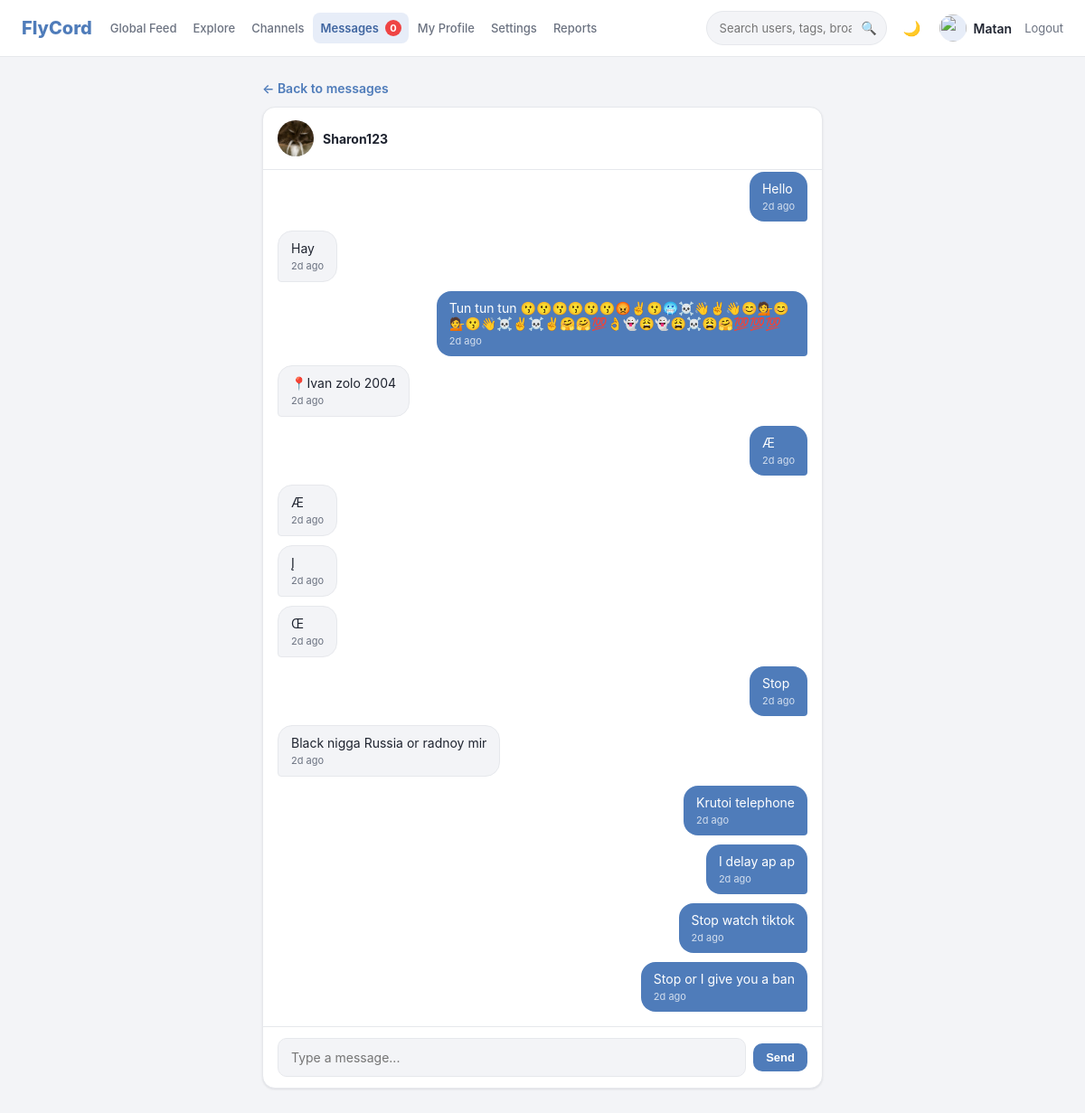
Screenshot of /messages/Sharon123 (signed in) with the database file from the repository.
### tables this page shows
CREATE TABLE users (
            id INTEGER PRIMARY KEY AUTOINCREMENT,
            username TEXT UNIQUE NOT NULL,
            password_hash TEXT NOT NULL,
            avatar TEXT NOT NULL DEFAULT '🦁',
            avatar_image_filename TEXT,
            bio TEXT NOT NULL DEFAULT '',
            created_at TEXT NOT NULL
        , banned_until TEXT, is_verified INTEGER NOT NULL DEFAULT 0);

CREATE TABLE messages (
            id INTEGER PRIMARY KEY AUTOINCREMENT,
            sender_id INTEGER NOT NULL REFERENCES users(id) ON DELETE CASCADE,
            receiver_id INTEGER NOT NULL REFERENCES users(id) ON DELETE CASCADE,
            content TEXT NOT NULL DEFAULT '',
            created_at TEXT NOT NULL,
            is_read INTEGER NOT NULL DEFAULT 0
        );

### app.py (the view)
@app.route("/messages/<username>")
@login_required
def message_thread(username):
    db = get_db()
    uid = session["user_id"]
    partner = db.execute("SELECT * FROM users WHERE username = ?", (username,)).fetchone()
    if partner is None:
        abort(404)
    if partner["id"] == uid:
        abort(404)
    msgs = db.execute(
        """
        SELECT m.*, u.username, u.avatar FROM messages m
        JOIN users u ON u.id = m.sender_id
        WHERE (m.sender_id = ? AND m.receiver_id = ?)
           OR (m.sender_id = ? AND m.receiver_id = ?)
        ORDER BY m.created_at ASC
        """,
        (uid, partner["id"], partner["id"], uid),
    ).fetchall()
    db.execute(
        "UPDATE messages SET is_read = 1 WHERE sender_id = ? AND receiver_id = ? AND is_read = 0",
        (partner["id"], uid),
    )
    db.commit()
    last_id = msgs[-1]["id"] if msgs else 0
    return render_template(
        "message_thread.html", partner=partner, messages=msgs,
        last_id=last_id, max_len=MESSAGE_MAX_LEN,
    )

### app.py (called while the page is built, shortened)
def get_db():
    if "db" not in g:
        g.db = sqlite3.connect(DB_PATH)
        g.db.row_factory = sqlite3.Row
        g.db.execute("PRAGMA foreign_keys = ON")
    return g.db

def login_required(view):
    @wraps(view)
    def wrapped(*args, **kwargs):
        if not session.get("user_id"):
            flash("Please log in first.", "error")
            return redirect(url_for("login", next=request.path))
        user = current_user()
        if user is None:
            session.clear()
            flash("Your session expired — please log in again.", "error")
            return redirect(url_for("login", next=request.path))
        if is_user_banned(user):
            session.clear()
            flash(ban_message(user), "error")
            return redirect(url_for("login", next=request.path))
        return view(*args, **kwargs)
    return wrapped

def current_user():
    if "user_id" not in session:
        return None
    db = get_db()
    return db.execute(
        "SELECT * FROM users WHERE id = ?", (session["user_id"],)
    ).fetchone()

def is_admin_user(user):
    return bool(user) and user["username"] in ADMIN_USERNAMES

def is_verified_user(user):
    return bool(user) and bool(user["is_verified"])

def can_create_tags(user):
    return is_admin_user(user) or is_verified_user(user)

def can_create_channels(user):
    return is_admin_user(user) or is_verified_user(user)

def is_user_banned(user):
    if not user or not user["banned_until"]:
        return False

@app.context_processor
def inject_user():
    user = current_user()
    admin = is_admin_user(user)
    open_report_count = 0
    if admin:
        open_report_count = get_db().execute(
            "SELECT COUNT(*) c FROM reports WHERE status = 'open'"
        ).fetchone()["c"]
    return {
        "current_user": user,
        "is_admin": admin,
        "is_verified": is_verified_user(user),
        "can_create_tags": can_create_tags(user),
        "can_create_channels": can_create_channels(user),
        "admin_usernames": ADMIN_USERNAMES,
        "admin_open_report_count": open_report_count,
        "dark_theme": request.cookies.get("flycord_theme") == "dark",
    }

def versioned_static(filename):
    path = os.path.join(app.static_folder, filename)
    try:
        version = int(os.path.getmtime(path))
    except OSError:
        version = 0
    return f"{url_for('static', filename=filename)}?v={version}"

### templates/message_thread.html (shortened to what this page needs)
{% extends "base.html" %}
{% block content %}
<div class="grid grid-single">
  <section class="col-center">
    <a href="{{ url_for('messages_inbox') }}" class="back-link">← Back to messages</a>
    <div class="card chat-card">
      <div class="chat-header">
        {{ avatar_html(partner, 'avatar-md') }}
        <a class="post-username" href="{{ url_for('user_profile', username=partner['username']) }}">{{ partner['username'] }}</a>
      </div>
      <div class="chat-messages" id="chat-messages" data-partner="{{ partner['username'] }}" data-last-id="{{ last_id }}">
        {% for m in messages %}
        <div class="chat-bubble {{ 'mine' if m['sender_id'] == current_user['id'] else 'theirs' }}" data-msg-id="{{ m['id'] }}">
          {% if m['content'] %}<div class="bubble-text">{{ m['content'] }}</div>{% endif %}
          <div class="bubble-time">{{ m['created_at'] | time_ago }}</div>
        </div>
        {% else %}
        <div class="muted small" id="no-messages">Say hi to {{ partner['username'] }} 👋</div>
        {% endfor %}
      </div>
      <form method="post" action="{{ url_for('send_message', username=partner['username']) }}" id="chat-form" class="chat-form">
        <div class="chat-input-row">
          <input type="text" name="content" id="chat-input" maxlength="{{ max_len }}" placeholder="Type a message...">
          <button type="submit" class="btn btn-primary btn-small">Send</button>
        </div>
      </form>
    </div>
  </section>
</div>
{% endblock %}

### templates/base.html (shortened to what this page needs)
<!doctype html>
<html lang="en" class="{{ 'dark' if dark_theme else '' }}">
<head>
  <link rel="stylesheet" href="{{ versioned_static('css/style.css') }}">
</head>
<body>
  <header class="navbar">
    <div class="navbar-inner">
      <a class="brand" href="{{ url_for('feed') }}">FlyCord</a>
      {% if current_user %}
      <nav class="nav-links">
        <a class="nav-link {% if request.endpoint == 'feed' %}active{% endif %}" href="{{ url_for('feed') }}">Global Feed</a>
        <a class="nav-link {% if request.endpoint == 'explore' %}active{% endif %}" href="{{ url_for('explore') }}">Explore</a>
        <a class="nav-link {% if request.endpoint == 'channels_list' %}active{% endif %}" href="{{ url_for('channels_list') }}">Channels</a>
        <a class="nav-link {% if request.endpoint in ['messages_inbox','message_thread'] %}active{% endif %}" href="{{ url_for('messages_inbox') }}">
          Messages
          <span id="unread-badge" class="unread-badge" hidden>0</span>
        </a>
        <a class="nav-link {% if request.endpoint in ['profile_redirect','user_profile'] %}active{% endif %}" href="{{ url_for('profile_redirect') }}">My Profile</a>
        <a class="nav-link {% if request.endpoint == 'settings' %}active{% endif %}" href="{{ url_for('settings') }}">Settings</a>
        {% if is_admin %}
        <a class="nav-link {% if request.endpoint == 'admin_reports' %}active{% endif %}" href="{{ url_for('admin_reports') }}">
          Reports
        </a>
        {% endif %}
      </nav>
      <form class="search-form" action="{{ url_for('search') }}" method="get">
        <input type="text" name="q" placeholder="Search users, tags, broadcasts..."
               value="{{ request.args.get('q', '') }}">
        <button type="submit" class="icon-btn" title="Search">🔍</button>
      </form>
      {% endif %}
      <div class="navbar-right">
        <button id="theme-toggle" class="icon-btn" title="Toggle dark mode">🌙</button>
        {% if current_user %}
          <div class="user-chip">
            {{ avatar_html(current_user, 'avatar-sm') }}
            <span class="username">{{ current_user['username'] }}</span>
          </div>
          <a class="logout-link" href="{{ url_for('logout') }}">Logout</a>
        {% endif %}
      </div>
    </div>
  </header>
  <main class="page">
    {% block content %}{% endblock %}
  </main>
</body>
</html>

### rows the page displays
users: username "Matan"
users: username "Sharon123"
messages: content "Hello", created_at "2d ago"
messages: content "Hay", created_at "2d ago"
messages: content "Tun tun tun 😗😗😗😗😗😗😡✌️😗🥶☠️👋✌️👋😊💁😊💁😗👋☠️✌️☠️✌️🤗🤗💯👌👻😩👻😩☠️😩🤗💯💯💯", created_at "2d ago"
messages: content "📍Ivan zolo 2004", created_at "2d ago"
messages: content "Æ", created_at "2d ago"
messages: content "Æ", created_at "2d ago"
messages: content "Į", created_at "2d ago"
messages: content "Œ", created_at "2d ago"
messages: content "Stop", created_at "2d ago"
messages: content "Black nigga Russia or radnoy mir", created_at "2d ago"
messages: content "Krutoi telephone", created_at "2d ago"
messages: content "I delay ap ap", created_at "2d ago"
messages: content "Stop watch tiktok", created_at "2d ago"
messages: content "Stop or I give you a ban", created_at "2d ago"
